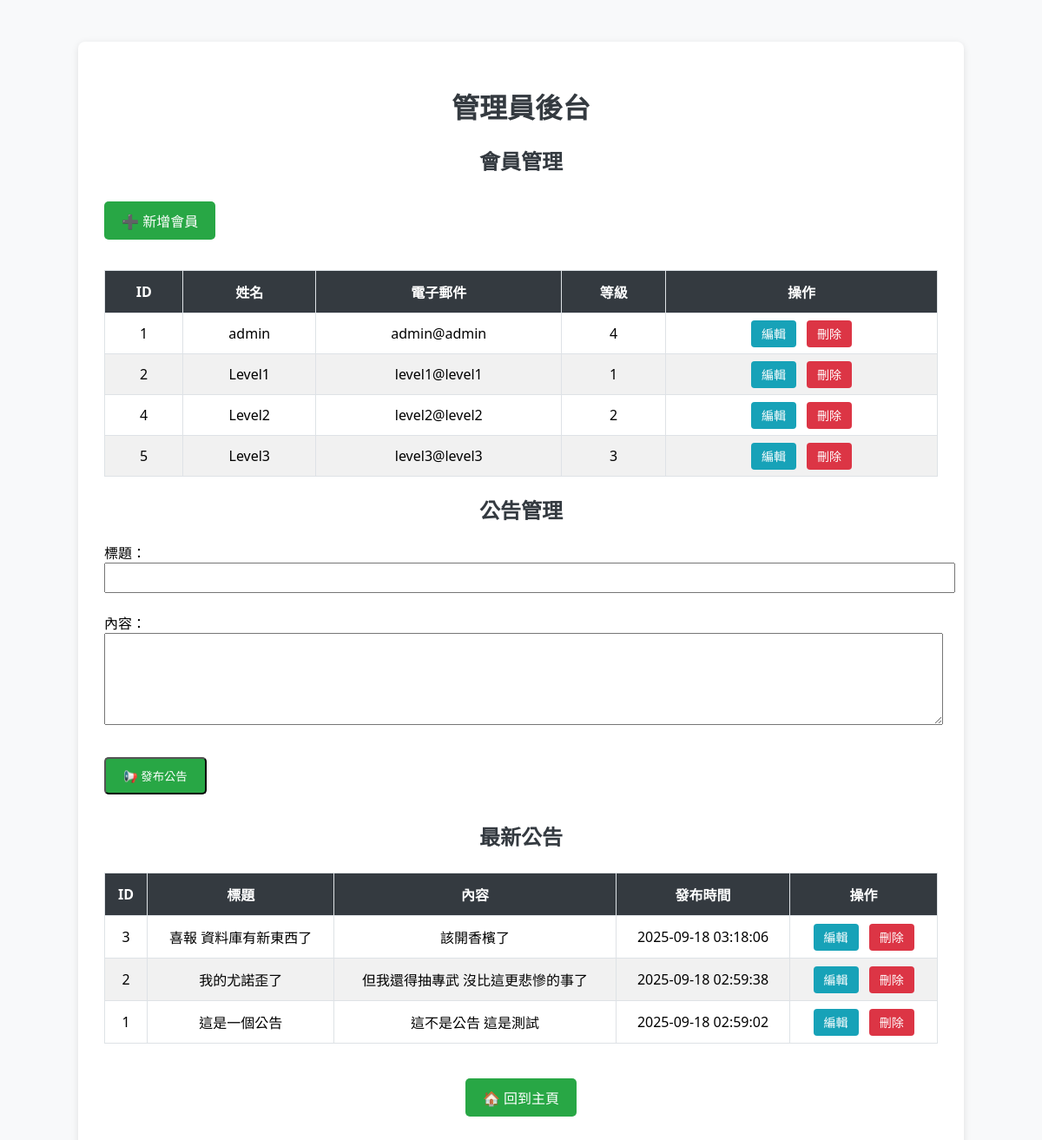
Page /admin_dashboard.php (signed in) on the committed database.
### tables this page shows
CREATE TABLE `member` (
  `ID` int(100) NOT NULL,
  `Name` varchar(100) NOT NULL,
  `Mail` varchar(100) NOT NULL,
  `Password` varchar(100) NOT NULL,
  `Level` int(100) NOT NULL
);

CREATE TABLE `announcements` (
  `id` int(11) NOT NULL,
  `title` varchar(255) NOT NULL,
  `content` text NOT NULL,
  `created_at` timestamp NOT NULL DEFAULT current_timestamp()
);

### admin_dashboard.php (the view, shortened to what this page needs)
<?php
$host = "localhost";
$dbname = "coffeeproject";
$user = "admin";
$pass = "1234";
try {
    $pdo = new PDO("mysql:host=$host;dbname=$dbname;charset=utf8", $user, $pass);
    $pdo->setAttribute(PDO::ATTR_ERRMODE, PDO::ERRMODE_EXCEPTION);
    $stmt = $pdo->query("SELECT * FROM member");
    $members = $stmt->fetchAll(PDO::FETCH_ASSOC);
    $stmt2 = $pdo->query("SELECT * FROM announcements ORDER BY created_at DESC LIMIT 10");
    $announcements = $stmt2->fetchAll(PDO::FETCH_ASSOC);
} catch (PDOException $e) {
    die("資料庫錯誤: " . $e->getMessage());
}
?>
<!DOCTYPE html>
<html lang="zh-Hant">
<head>
</head>
<body>
  <div class="container">
    <h1>管理員後台</h1>
    <h2>會員管理</h2>
    <a class="btn-add" href="admin_edit.php">➕ 新增會員</a>
    <table>
      <thead>
        <tr>
          <th>ID</th>
          <th>姓名</th>
          <th>電子郵件</th>
          <th>等級</th>
          <th>操作</th>
        </tr>
      </thead>
      <tbody>
        <?php foreach ($members as $member): ?>
        <tr>
          <td><?= $member['ID'] ?></td>
          <td><?= htmlspecialchars($member['Name']) ?></td>
          <td><?= htmlspecialchars($member['Mail']) ?></td>
          <td><?= $member['Level'] ?></td>
          <td class="actions">
            <a class="btn-edit" href="admin_edit.php?id=<?= $member['ID'] ?>">編輯</a>
            <a class="btn-delete" href="admin_delete.php?id=<?= $member['ID'] ?>" onclick="return confirm('確定要刪除這位會員？');">刪除</a>
          </td>
        </tr>
        <?php endforeach; ?>
      </tbody>
    </table>
    <h2>公告管理</h2>
    <form method="POST">
      <label>標題：</label><br>
      <input type="text" name="title" required><br><br>
      <label>內容：</label><br>
      <textarea name="content" required></textarea><br><br>
      <button type="submit" class="btn-add">📢 發布公告</button>
    </form>
    <h2>最新公告</h2>
    <table>
      <thead>
        <tr>
          <th>ID</th>
          <th>標題</th>
          <th>內容</th>
          <th>發布時間</th>
          <th>操作</th>
        </tr>
      </thead>
      <tbody>
        <?php foreach ($announcements as $a): ?>
        <tr>
          <td><?= $a['id'] ?></td>
          <td><?= htmlspecialchars($a['title']) ?></td>
          <td><?= nl2br(htmlspecialchars($a['content'])) ?></td>
          <td><?= $a['created_at'] ?></td>
          <td class="actions">
            <a class="btn-edit" href="announcement_edit.php?id=<?= $a['id'] ?>">編輯</a>
            <a class="btn-delete" href="announcement_delete.php?id=<?= $a['id'] ?>" onclick="return confirm('確定要刪除此公告？');">刪除</a>
          </td>
        </tr>
        <?php endforeach; ?>
      </tbody>
      </table>
    <div style="text-align: center; margin-top: 30px;">
        <a href="index.php" class="btn-add">🏠 回到主頁</a>
    </div>
  </div>
</body>
</html>

### admin_dashboard.php (style rules this page uses)
body { font-family: 'Segoe UI', sans-serif; background-color: #f8f9fa; padding: 40px; }
.container { max-width: 960px; margin: auto; background: #fff; padding: 30px; border-radius: 8px; box-shadow: 0 2px 8px rgba(0,0,0,0.1); }
h1, h2 { text-align: center; color: #343a40; }
table { width: 100%; border-collapse: collapse; margin-top: 25px; }
th, td { border: 1px solid #dee2e6; padding: 12px; text-align: center; }
th { background-color: #343a40; color: white; }
tr:nth-child(even) { background-color: #f1f1f1; }
.actions a { padding: 6px 12px; margin: 0 4px; border-radius: 4px; text-decoration: none; font-size: 14px; }
.btn-edit { background-color: #17a2b8; color: white; }
.btn-delete { background-color: #dc3545; color: white; }
.btn-add { display: inline-block; margin: 10px 0; padding: 10px 20px; background-color: #28a745; color: white; text-decoration: none; border-radius: 5px; }
form { margin-top: 20px; }
textarea { width: 100%; height: 100px; }
input[type="text"] { width: 100%; padding: 8px; }

### rows in the picture
member: ID "1", Name "admin", Mail "admin@admin", Level "4"
member: ID "2", Name "Level1", Mail "level1@level1", Level "1"
member: ID "4", Name "Level2", Mail "level2@level2", Level "2"
member: ID "5", Name "Level3", Mail "level3@level3", Level "3"
announcements: id "3", title "喜報 資料庫有新東西了", content "該開香檳了", created_at "2025-09-18 03:18:06"
announcements: id "2", title "我的尤諾歪了", content "但我還得抽專武 沒比這更悲慘的事了", created_at "2025-09-18 02:59:38"
announcements: id "1", title "這是一個公告", content "這不是公告 這是測試", created_at "2025-09-18 02:59:02"
